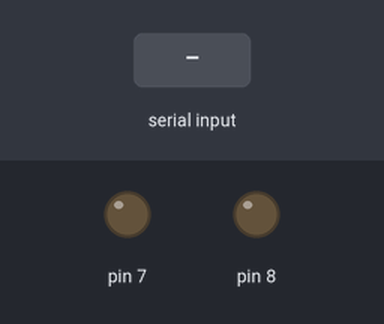
The sketch below on a simulated Arduino Uno, built with avr-gcc and run on an emulated ATmega328P. On the bench: output pins drawn as LEDs (lit = HIGH). Inputs (shaded band) come from the test bench. Pins used as bus, display or sensor lines are not drawn; what the sketch prints to the serial monitor is not drawn.

Above: at 1.2 s.
1.3 s: "1" received over Serial
At 1.9 s:
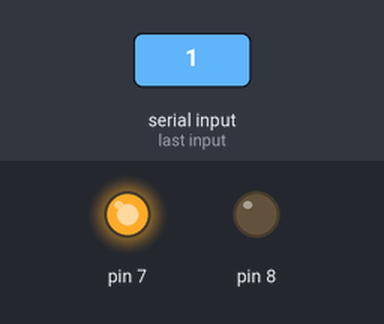
4.3 s: "2" received over Serial
At 5.5 s:
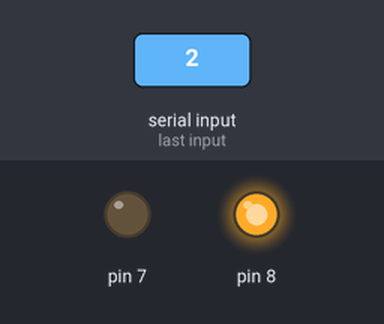
Timing chart, 0 to 7.8 s (numbered marks = the images above; inputs shaded):
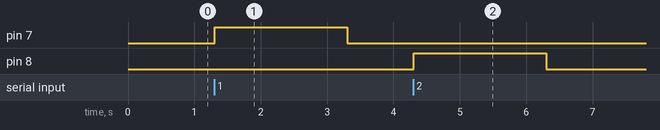

The sketch:

rfid.ino
```cpp
#include <SPI.h>
#include <MFRC522.h>

#define SS_PIN 10
#define RST_PIN 9
MFRC522 mfrc522(SS_PIN, RST_PIN);

void setup() {
  Serial.begin(115200);
  SPI.begin();
  mfrc522.PCD_Init();
  pinMode(7, OUTPUT);
  pinMode(8, OUTPUT);
  Serial.println("LISTO");
}

void loop() {

  if (Serial.available() > 0) {
    char c = Serial.read();
    if (c == '1') {
      digitalWrite(7, HIGH);
      delay(2000);
      digitalWrite(7, LOW);
    }
    else if (c == '2') {
      digitalWrite(8, HIGH);
      delay(2000);
      digitalWrite(8, LOW);
    }
  }

  if (mfrc522.PICC_IsNewCardPresent() && mfrc522.PICC_ReadCardSerial()) {
    for (byte i = 0; i < mfrc522.uid.size; i++) {
      Serial.print(mfrc522.uid.uidByte[i] < 0x10 ? "0" : "");
      Serial.print(mfrc522.uid.uidByte[i], HEX);
    }
    Serial.println();
    mfrc522.PICC_HaltA();
  }
}
```

Measured:
- after the input at 1.3 s, pin 7: LOW → HIGH at once, → LOW 2.0 s later
- after the input at 4.3 s, pin 8: LOW → HIGH at once, → LOW 2.0 s later
